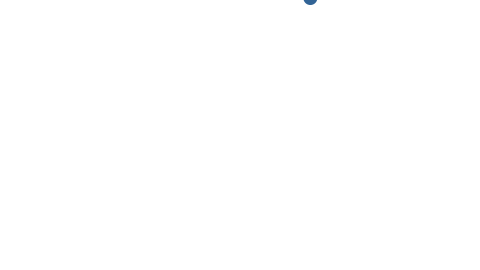
Frame 1 (no input)
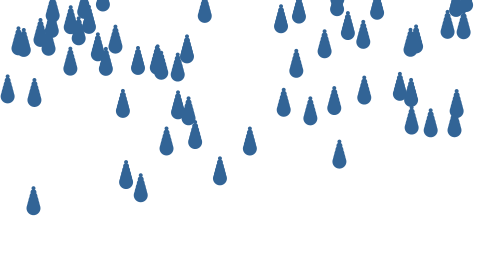
Frame 60 (the mouse pressed at the canvas centre just before this capture)
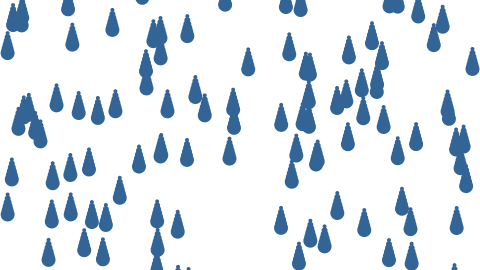
Frame 120 (the mouse held since frame 60 and released just before this capture)

The Processing sketch that drew these frames (run headless with seeded random() and noise(); from frame 60 on, the mouse is pressed at the canvas centre):

// Processing sketch: example_10_07_many_drops
// ── example_10_07_many_drops.pde
// Learning Processing
// Daniel Shiffman
// http://www.learningprocessing.com

// Example 10-7: Drops one at a time

// An array of drops
Drop[] drops = new Drop[1000];

// New variable to keep track of total number of drops we want to use!
int totalDrops = 0;

void setup() {
  size(480, 270);
}

void draw() {
  background(255);

  // Initialize one drop
  drops[totalDrops] = new Drop();

  // Increment totalDrops
  totalDrops++ ;

  // If we hit the end of the array
  if (totalDrops >= drops.length) {
    totalDrops = 0; //Start over
  }

  // Move and display drops
  for (int i = 0; i < totalDrops; i++ ) { // New! We no longer move and display all drops, but rather only the “totalDrops” that are currently present in the game.
    drops[i].move();
    drops[i].display();
  }
}

// ── Drop.pde
// Learning Processing
// Daniel Shiffman
// http://www.learningprocessing.com

// Example 10-7: Drops one at a time

class Drop {

  float x, y;   // Variables for location of raindrop
  float speed; // Speed of raindrop
  color c;
  float r;     // Radius of raindrop

  Drop() {
    r = 8;                 // All raindrops are the same size
    x = random(width);     // Start with a random x location
    y = -r*4;              // Start a little above the window
    speed = random(1, 5);   // Pick a random speed
    c = color(50, 100, 150); // Color
  }

  // Move the raindrop down
  void move() {
    // Increment by speed
    y += speed;
  }

  // Check if it hits the bottom
  boolean reachedBottom() {
    // If we go a little beyond the bottom
    if (y > height + r*4) { 
      return true;
    } else {
      return false;
    }
  }

  // Display the raindrop
  void display() {
    // Display the drop
    fill(c);
    noStroke();
    for (int i = 2; i < r; i++) {
    ellipse(x, y + i*4, i*2, i*2);
 }

  }

  // If the drop is caught
  void caught() {
    // Stop it from moving by setting speed equal to zero
    speed = 0; 
    // Set the location to somewhere way off-screen
    y = -1000;
  }
}
